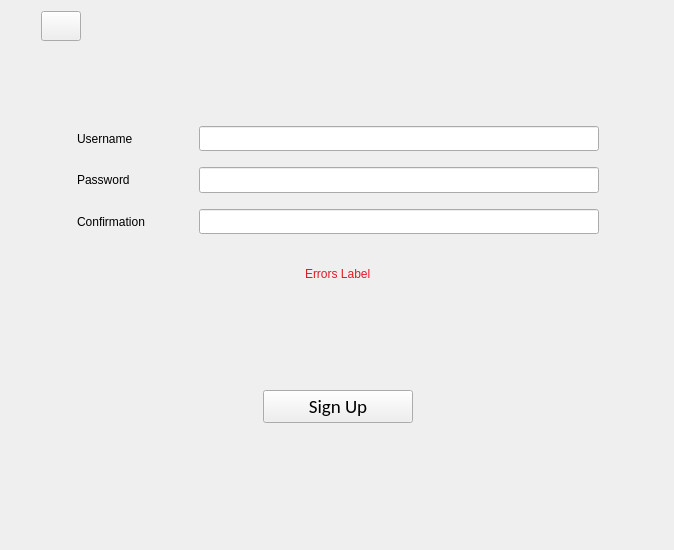
<?xml version="1.0" encoding="UTF-8"?>
<ui version="4.0">
 <class>mainSignUpFrame</class>
 <widget class="QFrame" name="mainSignUpFrame">
  <property name="geometry">
   <rect>
    <x>0</x>
    <y>0</y>
    <width>674</width>
    <height>550</height>
   </rect>
  </property>
  <property name="windowTitle">
   <string>Frame</string>
  </property>
  <layout class="QHBoxLayout" name="horizontalLayout">
   <item>
    <layout class="QVBoxLayout" name="verticalLayout">
     <property name="leftMargin">
      <number>30</number>
     </property>
     <property name="rightMargin">
      <number>27</number>
     </property>
     <item>
      <widget class="QPushButton" name="goBackButton">
       <property name="maximumSize">
        <size>
         <width>40</width>
         <height>30</height>
        </size>
       </property>
       <property name="statusTip">
        <string>Go Back</string>
       </property>
       <property name="autoFillBackground">
        <bool>false</bool>
       </property>
       <property name="text">
        <string/>
       </property>
       <property name="icon">
        <iconset>
         <normaloff>../Img/left_arrow.png</normaloff>../Img/left_arrow.png</iconset>
       </property>
       <property name="iconSize">
        <size>
         <width>24</width>
         <height>24</height>
        </size>
       </property>
      </widget>
     </item>
     <item>
      <spacer name="verticalSpacer_2">
       <property name="orientation">
        <enum>Qt::Vertical</enum>
       </property>
       <property name="sizeType">
        <enum>QSizePolicy::Fixed</enum>
       </property>
       <property name="sizeHint" stdset="0">
        <size>
         <width>20</width>
         <height>70</height>
        </size>
       </property>
      </spacer>
     </item>
     <item>
      <widget class="QFrame" name="signUpInputFrame">
       <property name="maximumSize">
        <size>
         <width>600</width>
         <height>200</height>
        </size>
       </property>
       <property name="frameShape">
        <enum>QFrame::NoFrame</enum>
       </property>
       <property name="frameShadow">
        <enum>QFrame::Raised</enum>
       </property>
       <layout class="QGridLayout" name="gridLayout">
        <property name="leftMargin">
         <number>20</number>
        </property>
        <property name="rightMargin">
         <number>20</number>
        </property>
        <item row="2" column="1">
         <widget class="QLineEdit" name="passwordLineEdit">
          <property name="maximumSize">
           <size>
            <width>400</width>
            <height>30</height>
           </size>
          </property>
          <property name="statusTip">
           <string>Password</string>
          </property>
          <property name="inputMask">
           <string/>
          </property>
          <property name="echoMode">
           <enum>QLineEdit::Password</enum>
          </property>
         </widget>
        </item>
        <item row="2" column="0">
         <widget class="QLabel" name="passwordLabel">
          <property name="maximumSize">
           <size>
            <width>100</width>
            <height>33</height>
           </size>
          </property>
          <property name="statusTip">
           <string>Password</string>
          </property>
          <property name="text">
           <string>Password</string>
          </property>
         </widget>
        </item>
        <item row="4" column="1">
         <widget class="QLineEdit" name="passwordConfimationLineEdit">
          <property name="maximumSize">
           <size>
            <width>400</width>
            <height>30</height>
           </size>
          </property>
          <property name="statusTip">
           <string>Password Confirmaition</string>
          </property>
          <property name="echoMode">
           <enum>QLineEdit::Password</enum>
          </property>
         </widget>
        </item>
        <item row="1" column="0">
         <spacer name="verticalSpacer_4">
          <property name="orientation">
           <enum>Qt::Vertical</enum>
          </property>
          <property name="sizeType">
           <enum>QSizePolicy::Fixed</enum>
          </property>
          <property name="sizeHint" stdset="0">
           <size>
            <width>20</width>
            <height>10</height>
           </size>
          </property>
         </spacer>
        </item>
        <item row="0" column="0">
         <widget class="QLabel" name="usernameLabel">
          <property name="maximumSize">
           <size>
            <width>100</width>
            <height>33</height>
           </size>
          </property>
          <property name="statusTip">
           <string>Username</string>
          </property>
          <property name="text">
           <string>Username</string>
          </property>
         </widget>
        </item>
        <item row="0" column="1">
         <widget class="QLineEdit" name="usernameLineEdit">
          <property name="maximumSize">
           <size>
            <width>400</width>
            <height>30</height>
           </size>
          </property>
          <property name="statusTip">
           <string>Username</string>
          </property>
         </widget>
        </item>
        <item row="4" column="0">
         <widget class="QLabel" name="passwordConfimationLabel">
          <property name="maximumSize">
           <size>
            <width>100</width>
            <height>33</height>
           </size>
          </property>
          <property name="statusTip">
           <string>Password Confirmaition</string>
          </property>
          <property name="text">
           <string>Confirmation</string>
          </property>
         </widget>
        </item>
        <item row="3" column="0">
         <spacer name="verticalSpacer_5">
          <property name="orientation">
           <enum>Qt::Vertical</enum>
          </property>
          <property name="sizeType">
           <enum>QSizePolicy::Fixed</enum>
          </property>
          <property name="sizeHint" stdset="0">
           <size>
            <width>20</width>
            <height>10</height>
           </size>
          </property>
         </spacer>
        </item>
       </layout>
      </widget>
     </item>
     <item alignment="Qt::AlignHCenter">
      <widget class="QLabel" name="errorsLabel">
       <property name="sizePolicy">
        <sizepolicy hsizetype="Preferred" vsizetype="Fixed">
         <horstretch>0</horstretch>
         <verstretch>0</verstretch>
        </sizepolicy>
       </property>
       <property name="maximumSize">
        <size>
         <width>200</width>
         <height>50</height>
        </size>
       </property>
       <property name="text">
        <string>&lt;html&gt;&lt;head/&gt;&lt;body&gt;&lt;p&gt;&lt;span style=&quot; color:#e01b24;&quot;&gt;Errors Label&lt;/span&gt;&lt;/p&gt;&lt;/body&gt;&lt;/html&gt;</string>
       </property>
      </widget>
     </item>
     <item>
      <spacer name="verticalSpacer_3">
       <property name="orientation">
        <enum>Qt::Vertical</enum>
       </property>
       <property name="sizeType">
        <enum>QSizePolicy::Fixed</enum>
       </property>
       <property name="sizeHint" stdset="0">
        <size>
         <width>30</width>
         <height>85</height>
        </size>
       </property>
      </spacer>
     </item>
     <item alignment="Qt::AlignHCenter">
      <widget class="QPushButton" name="submitSignUpButton">
       <property name="minimumSize">
        <size>
         <width>150</width>
         <height>33</height>
        </size>
       </property>
       <property name="maximumSize">
        <size>
         <width>150</width>
         <height>33</height>
        </size>
       </property>
       <property name="font">
        <font>
         <family>Carlito</family>
         <pointsize>14</pointsize>
        </font>
       </property>
       <property name="statusTip">
        <string>Sign Up</string>
       </property>
       <property name="text">
        <string>Sign Up</string>
       </property>
      </widget>
     </item>
     <item>
      <spacer name="verticalSpacer">
       <property name="orientation">
        <enum>Qt::Vertical</enum>
       </property>
       <property name="sizeType">
        <enum>QSizePolicy::Fixed</enum>
       </property>
       <property name="sizeHint" stdset="0">
        <size>
         <width>20</width>
         <height>116</height>
        </size>
       </property>
      </spacer>
     </item>
    </layout>
   </item>
  </layout>
 </widget>
 <tabstops>
  <tabstop>goBackButton</tabstop>
  <tabstop>usernameLineEdit</tabstop>
  <tabstop>passwordLineEdit</tabstop>
  <tabstop>passwordConfimationLineEdit</tabstop>
  <tabstop>submitSignUpButton</tabstop>
 </tabstops>
 <resources/>
 <connections/>
</ui>
